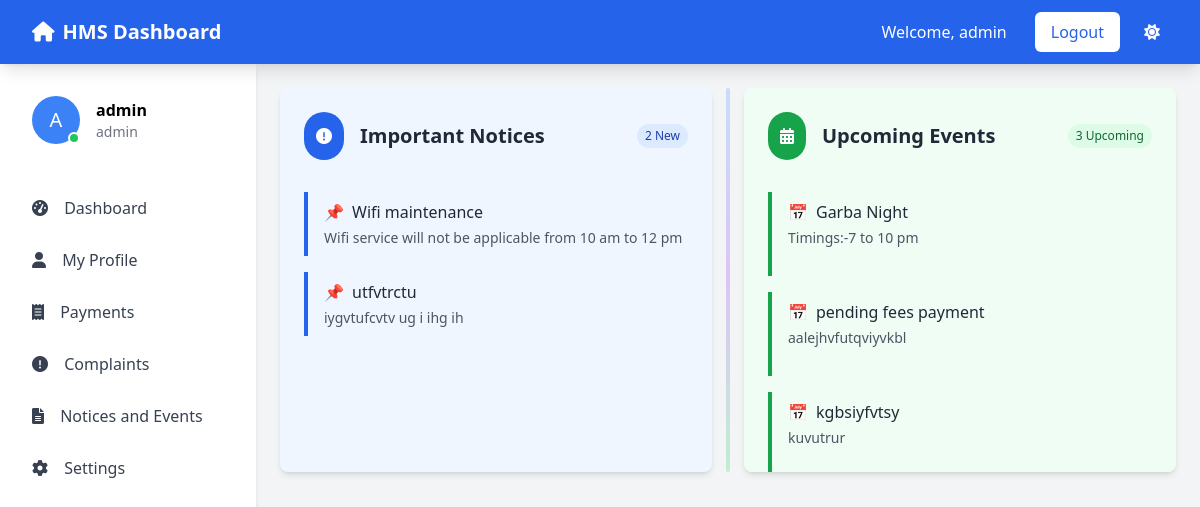
Page /documents/ (signed in) on the committed database.
### news/models.py (models this page shows)
class Notice(models.Model):
    notice_title = models.CharField(max_length=50)
    notice_desc = HTMLField()

class Events(models.Model):
    event_title = models.CharField(max_length=50)
    event_desc =  HTMLField()

### HMS/views.py (the view)
# urls.py: path('documents/', views.documents, name='documents'),
def documents(request):
    Eventdata = Events.objects.all()[:6]
    Noticedata = Notice.objects.all()[:6]
    context = {
        'Noticedata': Noticedata,
        'Eventdata': Eventdata,
    }
    return render(request, 'dashboard/documents.html',context)

### templates/dashboard/documents.html (shortened to what this page needs)
{% extends "dashboard/base.html" %}
{% block content %}
<div class="relative flex flex-col md:flex-row gap-0 md:gap-8 items-stretch">
    <div class="hidden md:block absolute left-1/2 top-0 bottom-0 w-1 transform -translate-x-1/2">
        <div class="h-full w-full bg-gradient-to-b from-blue-400 via-purple-500 to-green-400 opacity-30 animate-pulse rounded-full"></div>
    </div>
    <div class="group bg-blue-50 dark:bg-dark-800 rounded-lg shadow-md p-6 fade-in h-96 overflow-y-auto w-full md:w-1/2 hover:shadow-lg transition-all duration-300 hover:-translate-y-1 z-10">
        <div class="flex items-center mb-4 top-0 bg-blue-50 dark:bg-dark-800 pb-4 z-10 sticky">
            <div class="bg-blue-600 text-white p-3 rounded-full mr-4 group-hover:rotate-12 transition-transform">
                <i class="fas fa-exclamation-circle"></i>
            </div>
            <h3 class="text-xl font-semibold text-gray-800 dark:text-white">Important Notices</h3>
            <span class="ml-auto bg-blue-100 dark:bg-blue-900 text-blue-800 dark:text-blue-200 text-xs px-2 py-1 rounded-full animate-pulse">
                {{ Noticedata|length }} New
            </span>
        </div>
        <div class="space-y-4">
            {% for i in Noticedata %}
            <div class="border-l-4 border-blue-600 pl-4 py-2 hover:bg-blue-100 dark:hover:bg-dark-700 rounded-r transition-colors cursor-pointer">
                <h4 class="font-medium text-gray-800 dark:text-white flex items-center">
                    <span class="mr-2">📌</span>
                    {{i.notice_title}}
                </h4>
                <div class="text-sm text-gray-600 dark:text-gray-300 mt-1">
                    {{ i.notice_desc|safe }}
                </div>
            </div>
            {% endfor %}
        </div>
    </div>
    <div class="group bg-green-50 dark:bg-dark-800 rounded-lg shadow-md p-6 fade-in h-96 overflow-y-auto w-full md:w-1/2 hover:shadow-lg transition-all duration-300 hover:-translate-y-1 z-10" style="transition-delay: 0.2s;">
        <div class="flex items-center mb-4 top-0 bg-green-50 dark:bg-dark-800 pb-4 z-10 sticky">
            <div class="bg-green-600 text-white p-3 rounded-full mr-4 group-hover:rotate-12 transition-transform">
                <i class="fas fa-calendar-alt"></i>
            </div>
            <h3 class="text-xl font-semibold text-gray-800 dark:text-white">Upcoming Events</h3>
            <span class="ml-auto bg-green-100 dark:bg-green-900 text-green-800 dark:text-green-200 text-xs px-2 py-1 rounded-full animate-pulse">
                {{ Eventdata|length }} Upcoming
            </span>
        </div>
        <div class="space-y-4">
            {% for i in Eventdata %}
            <div class="border-l-4 border-green-600 pl-4 py-2 hover:bg-green-100 dark:hover:bg-dark-700 rounded-r transition-colors cursor-pointer">
                <h4 class="font-medium text-gray-800 dark:text-white flex items-center">
                    <span class="mr-2">📅</span>
                    {{i.event_title}}
                </h4>
                <div class="text-sm text-gray-600 dark:text-gray-300 mt-1">
                    {{ i.event_desc|safe }}
                </div>
            </div>
            {% endfor %}
        </div>
    </div>
</div>
{% endblock %}

### templates/dashboard/base.html (shortened to what this page needs)
<!DOCTYPE html>
<html lang="en">
<head>
    <script src="https://cdn.tailwindcss.com"></script>
    <link rel="stylesheet" href="https://cdnjs.cloudflare.com/ajax/libs/font-awesome/6.0.0/css/all.min.css">
</head>
<body class="bg-gray-100 dark:bg-dark-800">
    <nav class="bg-blue-600 text-white sticky top-0 z-[100] shadow-lg">
        <div class="max-w-7xl mx-auto px-4 sm:px-6 lg:px-8">
            <div class="flex justify-between items-center h-16">
                <div class="flex items-center">
                    <div class="flex-shrink-0">
                        <a href="{% url 'dashboard' %}" class="text-xl font-bold flex items-center">
                            <i class="fas fa-home mr-2"></i>
                            HMS Dashboard
                        </a>
                    </div>
                </div>
                <div class="hidden md:flex space-x-4 items-center">
                    {% if user.is_authenticated %}
                        <span class="px-3 py-2">Welcome, {{ user.username }}</span>
                        <a href="{% url 'logout' %}" class="bg-white text-blue-600 px-4 py-2 rounded-md font-medium hover:bg-blue-100 transition">Logout</a>
                    {% else %}
                        <a href="{% url 'login' %}" class="bg-white text-blue-600 px-4 py-2 rounded-md font-medium hover:bg-blue-100 transition">Login</a>
                    {% endif %}
                    <button id="theme-toggle" class="p-2 rounded-full focus:outline-none">
                        <i class="fas fa-sun text-white block dark:hidden" id="theme-icon-light"></i>
                    </button>
                </div>
            </div>
        </div>
    </nav>
    <div class="flex">
        <div class="sidebar w-64 bg-white dark:bg-dark-700 h-screen sticky top-16 shadow-md md:block">
            <div class="p-4">
                <div class="flex items-center space-x-4 p-4 mb-6">
                    <div class="relative">
                        {% if profile and profile.user_image %}
                            <img src="{{ profile.user_image.url }}" alt="Profile" class="w-12 h-12 rounded-full object-cover">
                        {% else %}
                            <div class="w-12 h-12 rounded-full bg-blue-500 flex items-center justify-center text-white text-xl">
                                {{ user.username|first|upper }}
                            </div>
                        {% endif %}
                        <span class="absolute bottom-0 right-0 w-3 h-3 bg-green-500 rounded-full border-2 border-white dark:border-dark-700"></span>
                    </div>
                    <div>
                        <h3 class="font-semibold dark:text-white">{{ user.get_full_name|default:user.username }}</h3>
                        <p class="text-sm text-gray-500 dark:text-gray-400">{{ user.username }}</p>
                    </div>
                </div>
                <nav class="space-y-1">
                    <a href="{% url 'dashboard' %}" class="block px-4 py-3 text-gray-700 dark:text-gray-300 hover:bg-gray-100 dark:hover:bg-dark-600 rounded-md transition {% if request.path == '/dashboard/' %}active-nav-item{% endif %}">
                        <i class="fas fa-tachometer-alt mr-3"></i> Dashboard
                    </a>
                    <a href="{% url 'profile' %}" class="block px-4 py-3 text-gray-700 dark:text-gray-300 hover:bg-gray-100 dark:hover:bg-dark-600 rounded-md transition {% if request.path == '/profile/' %}active-nav-item{% endif %}">
                        <i class="fas fa-user mr-3"></i> My Profile
                    </a>
                    <a href="{% url 'payments' %}" class="block px-4 py-3 text-gray-700 dark:text-gray-300 hover:bg-gray-100 dark:hover:bg-dark-600 rounded-md transition {% if request.path == '/payments/' %}active-nav-item{% endif %}">
                        <i class="fas fa-receipt mr-3"></i> Payments
                    </a>
                    <a href="{% url 'complaints' %}" class="block px-4 py-3 text-gray-700 dark:text-gray-300 hover:bg-gray-100 dark:hover:bg-dark-600 rounded-md transition {% if request.path == '/complaints/' %}active-nav-item{% endif %}">
                        <i class="fas fa-exclamation-circle mr-3"></i> Complaints
                    </a>
                    <a href="/documents" class="block px-4 py-3 text-gray-700 dark:text-gray-300 hover:bg-gray-100 dark:hover:bg-dark-600 rounded-md transition">
                        <i class="fas fa-file-alt mr-3"></i> Notices and Events
                    </a>
                    <a href="{% url 'settings' %}" class="block px-4 py-3 text-gray-700 dark:text-gray-300 hover:bg-gray-100 dark:hover:bg-dark-600 rounded-md transition {% if request.path == '/settings/' %}active-nav-item{% endif %}">
                        <i class="fas fa-cog mr-3"></i> Settings
                    </a>
                </nav>
            </div>
        </div>
        <div class="flex-1 p-6">
            {% block content %}
            {% endblock %}
        </div>
    </div>
</body>
</html>

### templates/dashboard/base.html (style rules this page uses)
.sidebar { transition: all 0.3s ease; }

### rows in the picture
Notice: notice_title "Wifi maintenance", notice_desc "Wifi service will not be applicable from 10 am to 12 pm"
Notice: notice_title "utfvtrctu", notice_desc "iygvtufcvtv ug i ihg ih"
Events: event_title "Garba Night", event_desc "Timings:-7 to 10 pm"
Events: event_title "pending fees payment", event_desc "aalejhvfutqviyvkbl"
Events: event_title "kgbsiyfvtsy", event_desc "kuvutrur"

### other values in the picture
{{ user.username }} "admin"
{{ user.username|first|upper }} "A"
{{ user.get_full_name|default:user.username }} "admin"
{{ Noticedata|length }} "2"
{{ Eventdata|length }} "3"
